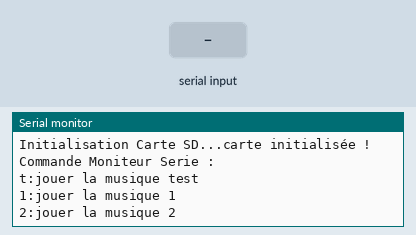
This sketch was run on a simulated Arduino Mega 2560, built with avr-gcc and run on an emulated ATmega2560. Parts: the last lines printed to the serial monitor. The inputs (shaded band) are chosen by the test bench. Storage starts empty; the audio player accepts every command and is not drawn.

Above: at 1.2 s.
1.3 s: "1" received over Serial
At 2.4 s:
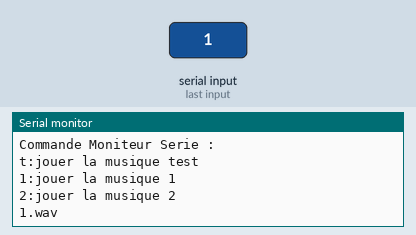
2.8 s: "t" received over Serial
At 3.6 s:
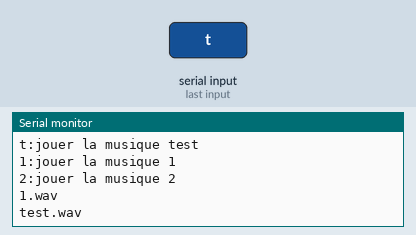

Measured:
- after the input at 1.3 s, the serial monitor: prints a new line at once (image 1)
- after the input at 2.8 s, the serial monitor: prints a new line at once (image 2)

The sketch:

audio_SD.ino
```cpp
/*
  Go to the Link to convert the audio into .wav .
  http://audio.online-convert.com/convert-to-wav
    Go to The Link
    Upload your audio you want to convert to WAV
    Change bit resolution to " 8bit ".
    Change sampling rate to " 16000Hz ".
    Change audio channels " mono " .
    Click on " Show advanced options ".
    PCM format " unsigned 8 bit ".
    Convert file.
At next page click on "direct download link"

Single timer operation: TIMER1 (Uno,Mega) or TIMER3,4 or 5 (Mega)

Les musiques sont mises à la racine

*/

#include <SPI.h>
#include <SD.h>           // Inclure la librairie SD
#include "TMRpcm.h"

#define SDPIN 4          // Chip Select du lecteur SD
#define SPEAKERPIN 46 // Set sur les broches 5,6, 11 et 46 Pour la Mega ; 9 pour la UNO
TMRpcm tmrpcm;

int volume = 7; // gestion du volume de 0 à 7
int qualite = 1; // qualitée audio 0 ou 1

unsigned int cles = 0;

void setup()
{
  Serial.begin(9600);
  Serial.print("Initialisation Carte SD...");

  if (!SD.begin(SDPIN))
  {
    Serial.println("initialization failed!");
  }

  Serial.println("carte initialisée !");

  tmrpcm.speakerPin = SPEAKERPIN ;
  tmrpcm.setVolume(volume);     // gestion du volume de 0 à 7
  tmrpcm.quality(qualite);       // qualitée audio 0 ou 1
  Serial.println("Commande Moniteur Serie :");
  Serial.println("t:jouer la musique test");
  Serial.println("1:jouer la musique 1");
  Serial.println("2:jouer la musique 2");

}

void loop()
{
  if(Serial.available() >0)
  {
    cles=Serial.read();
  }

  if(cles=='1')
  {
    tmrpcm.setVolume(3);     // gestion du volume de 0 à 7
    tmrpcm.quality(1);       // qualitée audio 0 ou 1
    Serial.println("1.wav");
    tmrpcm.play("1.wav");
    cles=0;
  }

  if(cles=='2')
  {
    tmrpcm.setVolume(3);     // gestion du volume de 0 à 7
    tmrpcm.quality(1);       // qualitée audio 0 ou 1
    Serial.println("2.wav");
    tmrpcm.play("2.wav");
    cles=0;
  }

  if(cles=='t')
  {
    tmrpcm.setVolume(3);     // gestion du volume de 0 à 7
    tmrpcm.quality(1);       // qualitée audio 0 ou 1
    Serial.println("test.wav");
    tmrpcm.play("test.wav");
    cles=0;
  }

}
```
